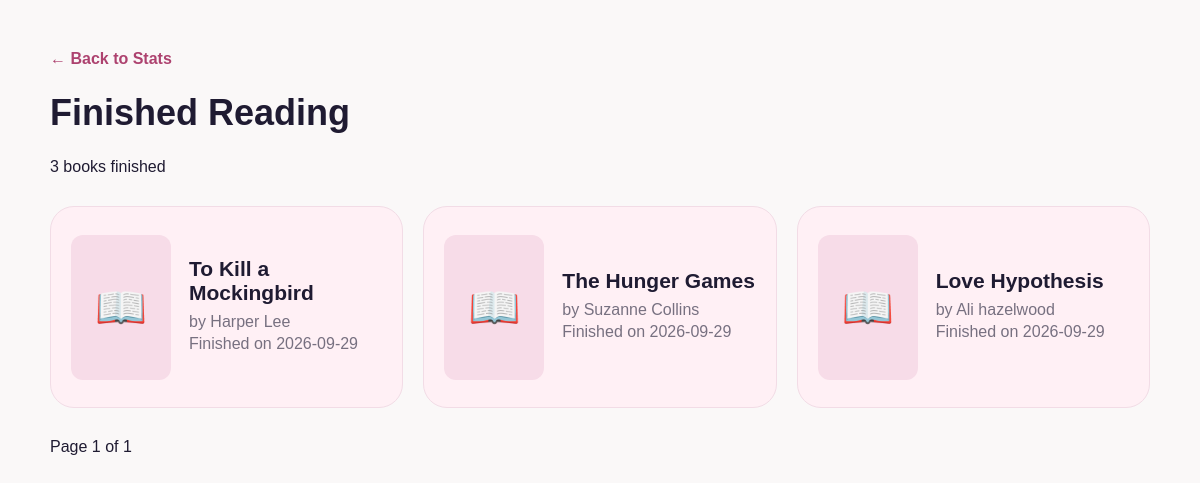
The page /finished_books.php (signed in) on the database its author committed.
### tables this page shows
CREATE TABLE `finished_books` (
  `user_id` int(11) NOT NULL,
  `book_id` int(11) NOT NULL,
  `finished_at` date NOT NULL
);

CREATE TABLE `books` (
  `book_id` int(11) NOT NULL,
  `title` varchar(255) NOT NULL,
  `author` varchar(150) NOT NULL,
  `genre` varchar(50) NOT NULL,
  `summary` text DEFAULT NULL,
  `cover_image_url` varchar(255) DEFAULT NULL,
  `is_mature_content` tinyint(1) DEFAULT 0,
  `created_at` timestamp NOT NULL DEFAULT current_timestamp()
);

### finished_books.php (the view, shortened to what this page needs)
<?php
require "config.php";
function e($value) {
    return htmlspecialchars((string) $value, ENT_QUOTES, "UTF-8");
}
$userId = (int) $_SESSION["user_id"];
$page = filter_input(INPUT_GET, "page", FILTER_VALIDATE_INT);
$page = $page && $page > 0 ? $page : 1;
$perPage = 12;
$stmt = $conn->prepare(
    "SELECT COUNT(*) AS total
     FROM finished_books
     WHERE user_id = ?"
);
$stmt->bind_param("i", $userId);
$stmt->execute();
$total = (int) $stmt->get_result()->fetch_assoc()["total"];
$totalPages = max(1, (int) ceil($total / $perPage));
$page = min($page, $totalPages);
$offset = ($page - 1) * $perPage;
$stmt = $conn->prepare(
    "SELECT b.book_id, b.title, b.author, b.cover_image_url, f.finished_at
     FROM finished_books f
     JOIN books b ON b.book_id = f.book_id
     WHERE f.user_id = ?
     ORDER BY f.finished_at DESC, f.book_id DESC
     LIMIT ? OFFSET ?"
);
$stmt->bind_param("iii", $userId, $perPage, $offset);
$stmt->execute();
$books = $stmt->get_result()->fetch_all(MYSQLI_ASSOC);
?>
<!DOCTYPE html>
<html lang="en">
<head>
</head>
<body>
<main>
    <a class="back" href="profile.php?tab=stats">← Back to Stats</a>
    <h1>Finished Reading</h1>
    <p><?= $total ?> book<?= $total === 1 ? "" : "s" ?> finished</p>
    <?php if (!$books): ?>
        <p>No finished books yet.</p>
    <?php else: ?>
        <div class="grid">
            <?php foreach ($books as $book): ?>
                <a class="book" href="books.php?id=<?= (int) $book["book_id"] ?>">
                    <?php
                    $cover = $book["cover_image_url"] ?? "";
                    $online = filter_var($cover, FILTER_VALIDATE_URL)
                        && str_starts_with($cover, "https://");
                    $uploaded = preg_match(
                        '~^uploads/covers/[a-f0-9]{32}\.(jpg|png|webp)$~',
                        $cover
                    ) && is_file(__DIR__ . "/" . $cover);
                    ?>
                    <?php if ($online || $uploaded): ?>
                        <img src="<?= e($cover) ?>"
                             alt="Cover of <?= e($book["title"]) ?>">
                    <?php else: ?>
                        <span class="fallback" aria-hidden="true">📖</span>
                    <?php endif; ?>
                    <div>
                        <h2><?= e($book["title"]) ?></h2>
                        <p>by <?= e($book["author"]) ?></p>
                        <p>Finished on <?= e($book["finished_at"]) ?></p>
                    </div>
                </a>
            <?php endforeach; ?>
        </div>
        <nav class="pages" aria-label="Pages">
            <span>Page <?= $page ?> of <?= $totalPages ?></span>
        </nav>
    <?php endif; ?>
</main>
</body>
</html>

### finished_books.php (style rules this page uses)
body { margin: 0; background: #faf8f8; color: #1f1b32; font-family: Arial, sans-serif; }
main { max-width: 1100px; margin: 50px auto; padding: 0 20px; }
h1 { font-size: 36px; }
.back, .pages a { color: #ad426f; text-decoration: none; font-weight: bold; }
.grid { display: grid; grid-template-columns: repeat(auto-fit, minmax(300px, 1fr)); gap: 20px; margin: 30px 0; }
.book { display: flex; align-items: center; gap: 18px; min-height: 160px; padding: 20px; border: 1px solid #f2dce6; border-radius: 24px; background: #fff0f5; color: inherit; text-decoration: none; }
.book img, .fallback { width: 100px; height: 145px; flex: none; border-radius: 12px; object-fit: cover; }
.fallback { display: grid; place-items: center; background: #f7dce8; font-size: 42px; }
.book h2 { margin: 0 0 8px; font-size: 21px; }
.book p { margin: 4px 0; color: #777080; }
.pages { display: flex; gap: 20px; margin: 30px 0; }

### rows shown on the page
finished_books: book.title "To Kill a Mockingbird", book.author "Harper Lee", finished_at "2026-09-29"
finished_books: book.title "The Hunger Games", book.author "Suzanne Collins", finished_at "2026-09-29"
finished_books: book.title "Love Hypothesis", book.author "Ali hazelwood", finished_at "2026-09-29"

### other values the page prints
$total "3"
$page "1"
$totalPages "1"
